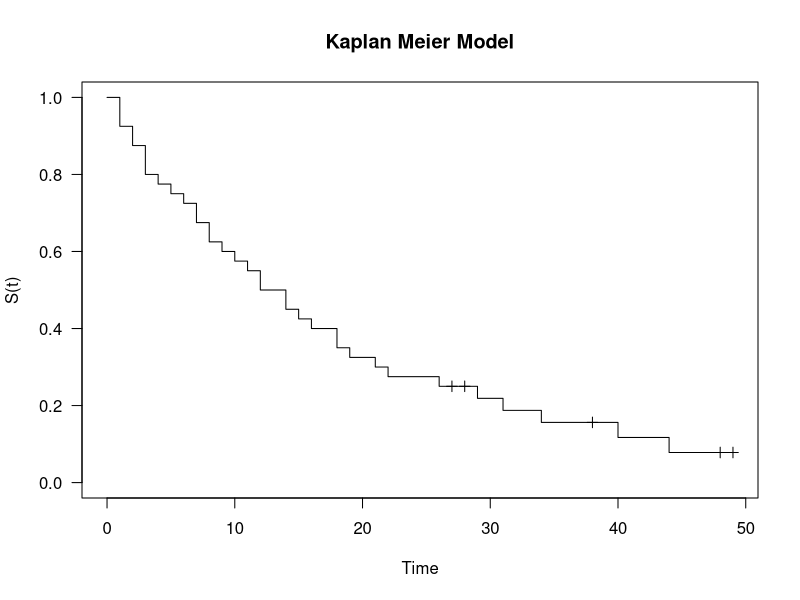
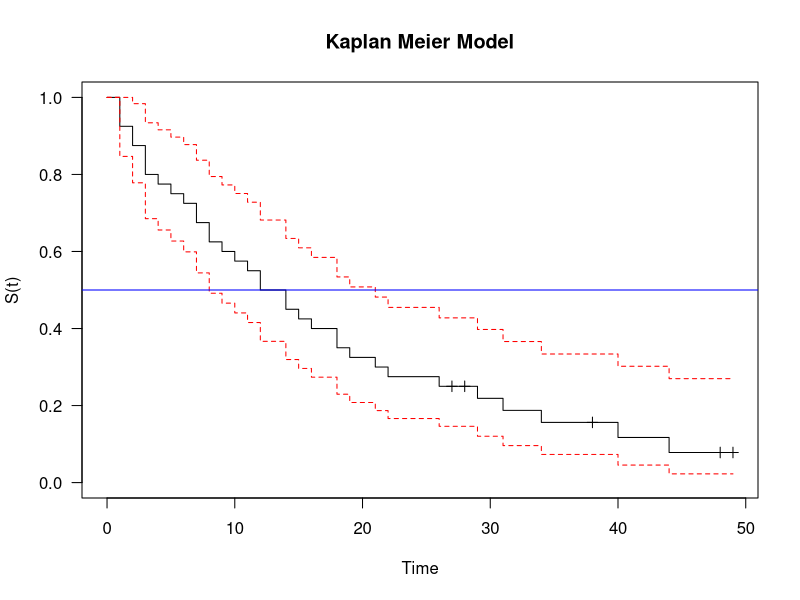
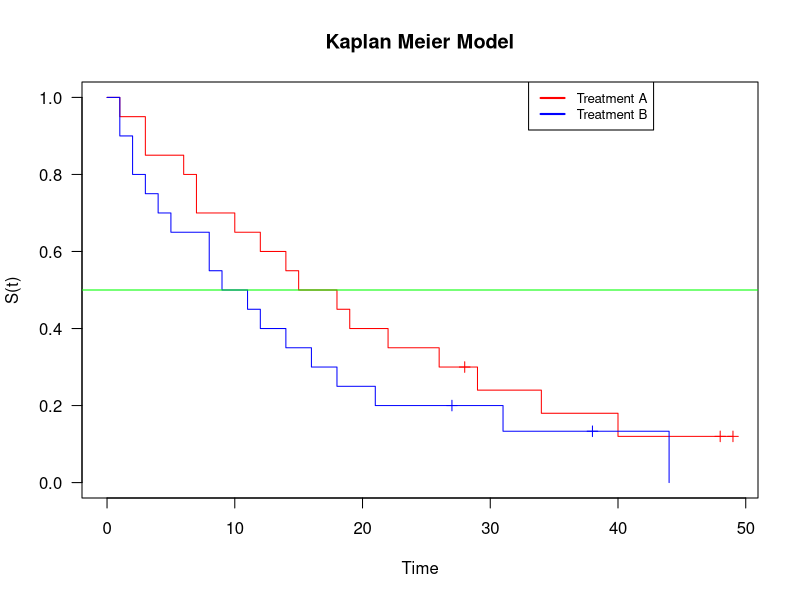
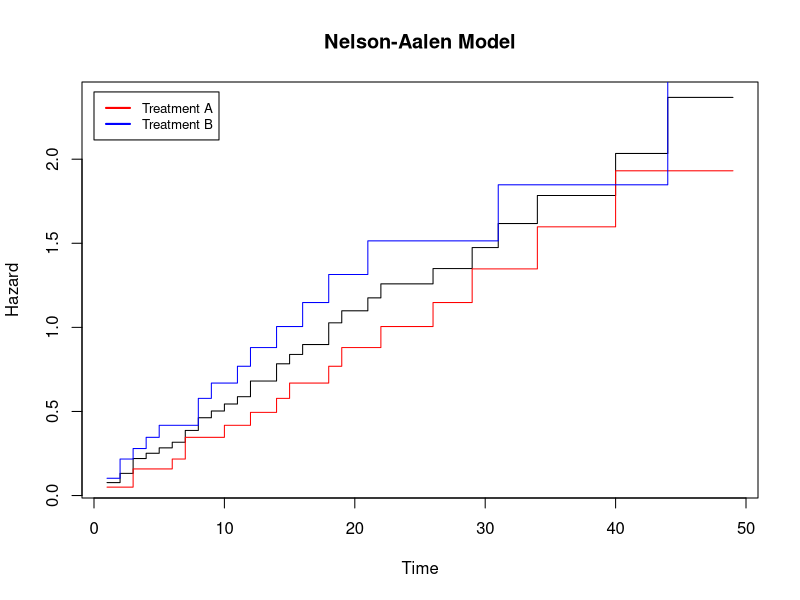

Recreate these plots in R, in order.
# Link to the video tutorial in Youtube
# https://www.youtube.com/watch?v=zH7QkUacR04


# Loading the survival package
library(survival)

# Typing in the dataset
leukimia <- data.frame(
  Time = c(1,3,3,6,7,7,10,12,14,15,18,19,22,26,28,29,34,40,48,49,1,1,2,2,3,4,5,
           8,8,9,11,12,14,16,18,21,27,31,38,44),
  Event = c(rep(1,14),0,1,1,1,0,0, rep(1,16),0,1,0,1),
  Treatment = c(rep("A",20), rep("B",20)))

# There are only 2 types of treatment, A and B.
# Event 1 means remission. Event 0 means that the observation ends before
# remission is observed.

head(leukimia)
tail(leukimia)

# Attching the leukimia dataframe
attach(leukimia)

# Splitting the leukimia dataframe based on the treatment

leukimia_A <- Surv(Time[1:20], Event[1:20])
leukimia_B <- Surv(Time[21:40], Event[21:40])

leukimia_A
leukimia_B

class(leukimia_A)

# They are of a particular object called Surv

# Creating a KM model for the whole population
km.leukimia <- survfit(Surv(Time, Event) ~ 1, ctype = 1, stype = 1)

# Evaluating the model
km.leukimia
summary(km.leukimia)

# Plotting the estimated survival function
plot(km.leukimia, conf.int = F, xlab = "Time", ylab = "S(t)", las = 1,
     main = "Kaplan Meier Model",  mark.time = T)

# With 95% CI
plot(km.leukimia, conf.int = T, xlab = "Time", ylab = "S(t)", las = 1,
     main = "Kaplan Meier Model",  mark.time = T, col = c("black","red","red")) 

# Visualizing the median and it's 95% CI
abline(h = 0.5, col = "blue")

# Building KM model with grouping
km.leukimia.group <- survfit(Surv(Time, Event) ~ Treatment, ctype = 1, stype =1)

# Evaluating the results
km.leukimia.group

# The Treatment B has considerably lower median of remission time than Treatment
# A. Therefore Treatment B looks better since patients are recovering quicker.

summary(km.leukimia.group)

# Plotting the estimated survival function
plot(km.leukimia.group, conf.int = F, xlab = "Time", ylab = "S(t)", las = 1,
     main = "Kaplan Meier Model",  mark.time = T, col = c("red", "blue"))

# Adding legend
legend(33, 1.04, legend = c("Treatment A", "Treatment B"), lty = 1, lwd = 2,
       col = c("red", "blue"), bty = "", cex = 0.8)

# As expected, the survival function for the Treatment A is generally above the
# corresponding survival function for Treatment B. This is expected from looking
# at the median and their 95% CI.

# Visualizing the median and it's 95% CI
abline(h = 0.5, col = "green")


# Performing the Log-Rank test to the 2 Treatments
survdiff(Surv(Time, Event) ~ Treatment)

# We reject the null hypothesis that the 2 survival functions are the same in
# favor of the alternative hypothesis that they are different.

detach(leukimia)

# Building the NA model
NA_leukimia_A <- coxph(leukimia_A~1)
NA_leukimia_B <- coxph(leukimia_B~1)

NA_leukimia_A
NA_leukimia_B

# Extracting the estimated hazard function
basehaz(NA_leukimia_A)
basehaz(NA_leukimia_B)

# The force of mortality does not change when only censoring occur. It changes
# when the actual event occurs.

# Extracting residuals
NA_leukimia_A$residuals

# We can also extract other model components
NA_leukimia_A$nevent
NA_leukimia_A$method
NA_leukimia_A$n
NA_leukimia_A$concordance

# No summary
summary(NA_leukimia_A)

# Calculating the SE of the estimated hazard function
# First we need to find the number of events and number of people at risk at
# each time point for each treatment

dj_A <- km.leukimia.group$n.event[1:20]
dj_B <- km.leukimia.group$n.event[21:40]

nj_A <- km.leukimia.group$n.risk[1:20]
nj_B <- km.leukimia.group$n.risk[21:40]

time_a <- unique(leukimia$Time[1:20])
time_b <- unique(leukimia$Time[21:40])

variance_haz_A <- c()
variance_haz_A[1] <- dj_A[1]/nj_A[1]**2

for(i in 2:length(time_a)){
  variance_haz_A[i] <- variance_haz_A[i-1] + dj_A[i]/nj_A[i]**2
}

variance_haz_B <- c()
variance_haz_B[1] <- dj_B[1]/nj_B[1]**2

for(i in 2:length(time_b)){
  variance_haz_B[i] <- variance_haz_B[i-1] + dj_B[i]/nj_B[i]**2
}

# The standard deviations
sd_haz_A <- variance_haz_A**0.5
sd_haz_B <- variance_haz_B**0.5

# Building the NA model for the whole population
NA_leukimia <- coxph(Surv(leukimia$Time, leukimia$Event) ~ 1)

# Extracting the hazard function
basehaz(NA_leukimia)

# Comparing NA and KM
km.leukimia$std.chaz
km.leukimia$cumhaz

# Plotting the estimated hazard functions
plot(x = basehaz(NA_leukimia)$time, y = basehaz(NA_leukimia)$hazard, type = "s",
     xlab = "Time", ylab = "Hazard", main = "Nelson-Aalen Model")
lines(x = basehaz(NA_leukimia_A)$time, y = basehaz(NA_leukimia_A)$hazard,
      type = "s", col = "red")
lines(x = basehaz(NA_leukimia_B)$time, y = basehaz(NA_leukimia_B)$hazard,
      type = "s", col = "blue")
legend(0, 2.4, legend = c("Treatment A", "Treatment B"), lty = 1, lwd = 2,
       col = c("red", "blue"), bty = "", cex = 0.8)

# We can see that the hazard function of the Treatment B is in general higher
# than that of the Treatment A. That means people who received Treatment B is
# getting remissions quicker, they are recovering faster.














               